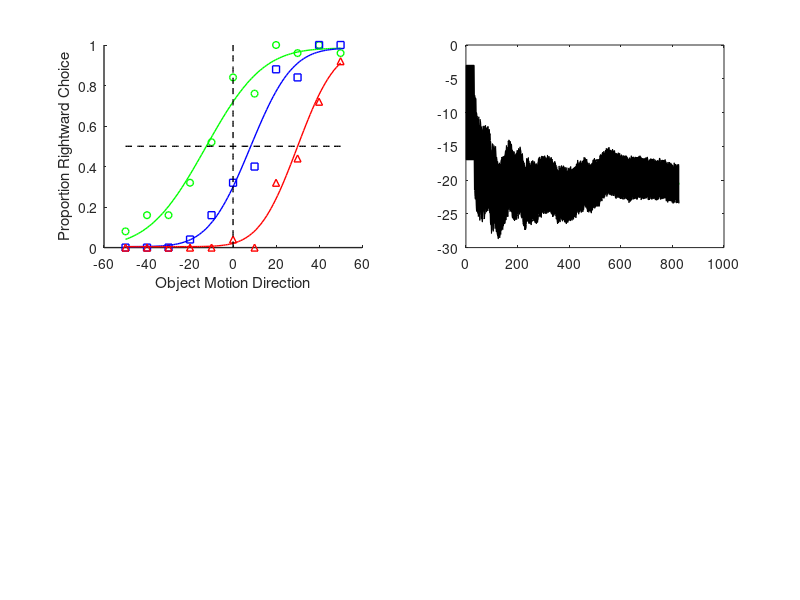

Recreate this plot in MATLAB. (Note: this script raises an error after producing the figure.)
%% Figure6
%% Figure 6B upper
load('analysis_data/Figure6B1');
color_plot(1, :) = [0, 1, 0]; 
color_plot(2, :) = [0, 0, 1]; 
color_plot(3, :) = [1, 0, 0]; 

% plot raw data
subplot(2, 2, 1)
plot(data_stan(:, 1,1), data_stan(:, 2,1)./data_stan(:, 3,1), 'go', 'LineWidth', 1, 'MarkerSize', 5)
hold on
plot(data_stan(:, 1,2), data_stan(:, 2,2)./data_stan(:, 3,2), 'bsquare', 'LineWidth', 1, 'MarkerSize', 5)
plot(data_stan(:, 1,3), data_stan(:, 2,3)./data_stan(:, 3,3), 'r^', 'LineWidth', 1, 'MarkerSize', 5)


% plot fitted curve
curve_x = linspace(min(data_stan(:, 1,1)), max(data_stan(:, 1,1)), 100);
for i = 1: 3
    curve_y = lapse1 + (1 - lapse1 - lapse2) * normcdf(curve_x, P_b(i) + D_b, thre_f(i));
    plot(curve_x, curve_y, 'Color', color_plot(i, :), 'LineWidth', 1)
    hold on
end
plot(curve_x, 0.5 * ones(length(curve_x), 1), 'k--', 'LineWidth', 1)
plot(zeros(length(curve_x), 1), linspace(0, 1,length(curve_x)), 'k--', 'LineWidth', 1)

xlabel('Object Motion Direction')
ylabel('Proportion Rightward Choice')
set(gca, 'LineWidth', 1, 'FontSize', 10)
box off

%% Figure 6C upper
load('analysis_data/Figure6C1');
subplot(2, 2, 2)
k=[];
k(1,:) = [0 1 0];
k(2,:) = [0 0 1];
k(3,:) = [1 0 0];
kk(1, :) = [0.8, 1, 0.8];
kk(2, :) = [0.8, 0.8, 1];
kk(3, :) = [1, 0.8, 0.8];
for kkk = 1

    b = B_s{kkk};
    c = C_s{kkk};

    for i = 1: 3
        
        % mean
        plot(b(:,i), 'Color', k(i, :), 'LineWidth', 1);

        hold on
        % error band
        p = fill([1: length(b(:,i)) length(b(:,i)): -1: 1], ...
        [c(:,i, 2)', c(end:-1:1, i, 1)'], 'black');
        p.FaceColor = kk(i, :);
        p.EdgeColor = 'none';
        p.FaceAlpha= 0.5;
        
    end
    
    b = B_f{kkk};
    for i = 1: 3
        
        
        plot(b(:,i),'.-','Color', 0.8 * k(i, :), 'LineWidth', 0.75);
    end
   
    plot(1: length(b(:,i)), 0 * ones(length(b(:,i)), 1), 'k--',  'LineWidth', 1)
end
set(gca, 'xscale', 'log')
xlabel('Trial')
ylabel('Perceptual/Decision Bias (deg)')
set(gca, 'LineWidth', 1, 'FontSize', 10)
box off
xlim([20, 850]);
ylim([-45, 30]);
%% Figure 6B lower

load('analysis_data/Figure6B2');

color_plot(1, :) = [0, 1, 0]; 
color_plot(2, :) = [0, 0, 1]; 
color_plot(3, :) = [1, 0, 0]; 

% plot raw data
subplot(2, 2, 3)
plot(data_stan(:, 1,1), data_stan(:, 2,1)./data_stan(:, 3,1), 'go', 'LineWidth', 1, 'MarkerSize', 5)
hold on
plot(data_stan(:, 1,2), data_stan(:, 2,2)./data_stan(:, 3,2), 'bsquare', 'LineWidth', 1, 'MarkerSize', 5)
plot(data_stan(:, 1,3), data_stan(:, 2,3)./data_stan(:, 3,3), 'r^', 'LineWidth', 1, 'MarkerSize', 5)


% plot fitted curve
curve_x = linspace(min(data_stan(:, 1,1)), max(data_stan(:, 1,1)), 100);
for i = 1: 3
    curve_y = lapse1 + (1 - lapse1 - lapse2) * normcdf(curve_x, P_b(i) + D_b, thre_f(i));
    plot(curve_x, curve_y, 'Color', color_plot(i, :), 'LineWidth', 1)
    hold on
end
plot(curve_x, 0.5 * ones(length(curve_x), 1), 'k--', 'LineWidth', 1)
plot(zeros(length(curve_x), 1), linspace(0, 1,length(curve_x)), 'k--', 'LineWidth', 1)

xlabel('Object Motion Direction')
ylabel('Proportion Rightward Choice')
set(gca, 'LineWidth', 1, 'FontSize', 10)
box off

%% Figure 6C lower
load('analysis_data/Figure6C2');
subplot(2, 2, 4)
k=[];
k(1,:) = [0 1 0];
k(2,:) = [0 0 1];
k(3,:) = [1 0 0];
kk(1, :) = [0.8, 1, 0.8];
kk(2, :) = [0.8, 0.8, 1];
kk(3, :) = [1, 0.8, 0.8];
for kkk = 1

    b = B_s{kkk};
    c = C_s{kkk};

    for i = 1: 3
        
        % mean
        plot(b(:,i), 'Color', k(i, :), 'LineWidth', 1);

        hold on
        % error band
        p = fill([1: length(b(:,i)) length(b(:,i)): -1: 1], ...
        [c(:,i, 2)', c(end:-1:1, i, 1)'], 'black');
        p.FaceColor = kk(i, :);
        p.EdgeColor = 'none';
        p.FaceAlpha= 0.5;
        
    end
    b = B_f{kkk};
    for i = 1: 3
        
        
        plot(b(:,i), 'k-.', 'Color', 0.8 * k(i, :), 'LineWidth', 0.75);
    end
    plot(1: length(b(:,i)), 0 * ones(length(b(:,i)), 1), 'k--',  'LineWidth', 1)
end
set(gca, 'xscale', 'log')
xlabel('Trial Number')
ylabel('Perceptual/Decision Bias (deg)')
set(gca, 'LineWidth', 1, 'FontSize', 10)
box off
xlim([20, 850]);
ylim([-30, 30]);